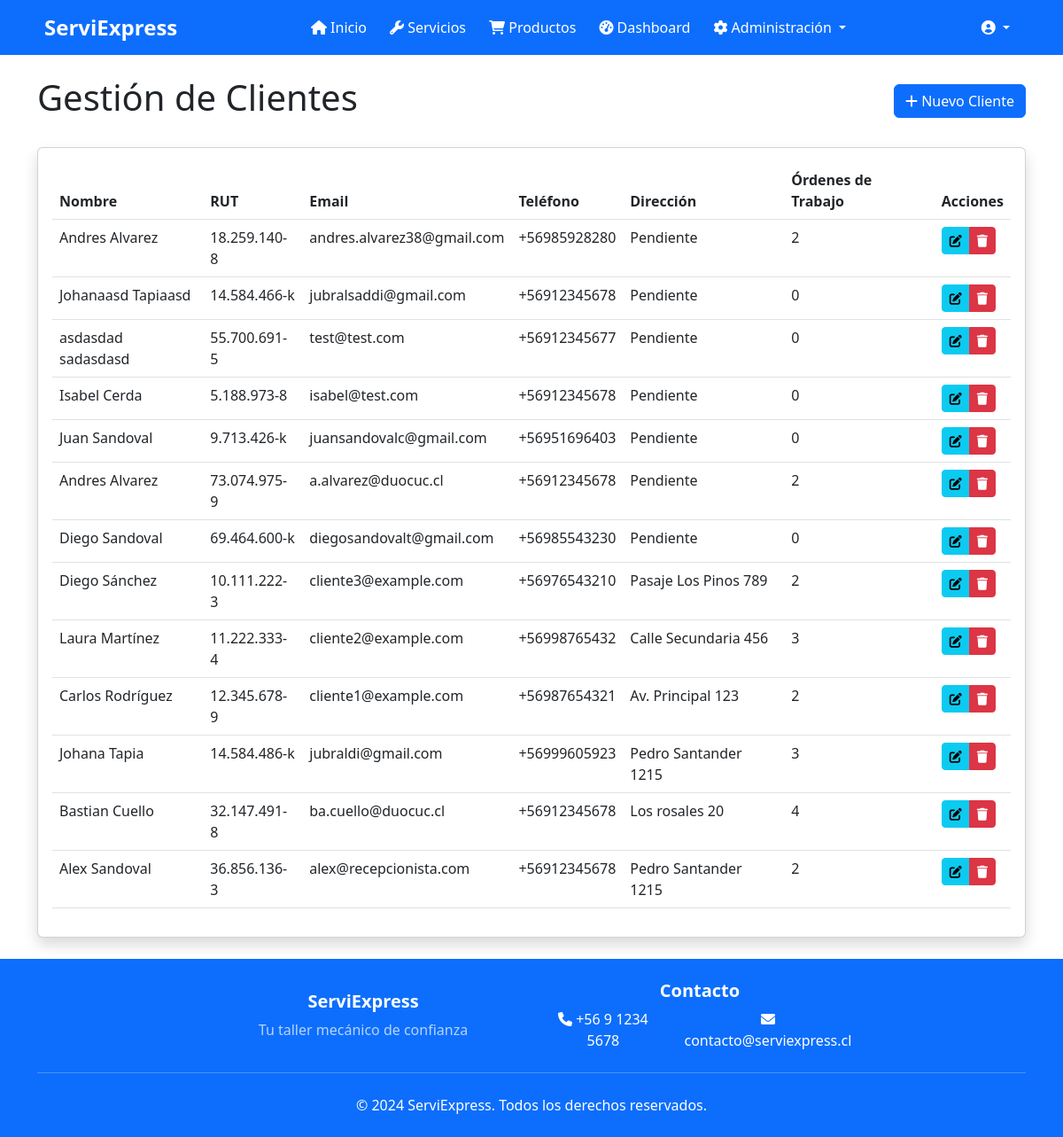
The page /management/clients/ (signed in) on the database as committed earlier.
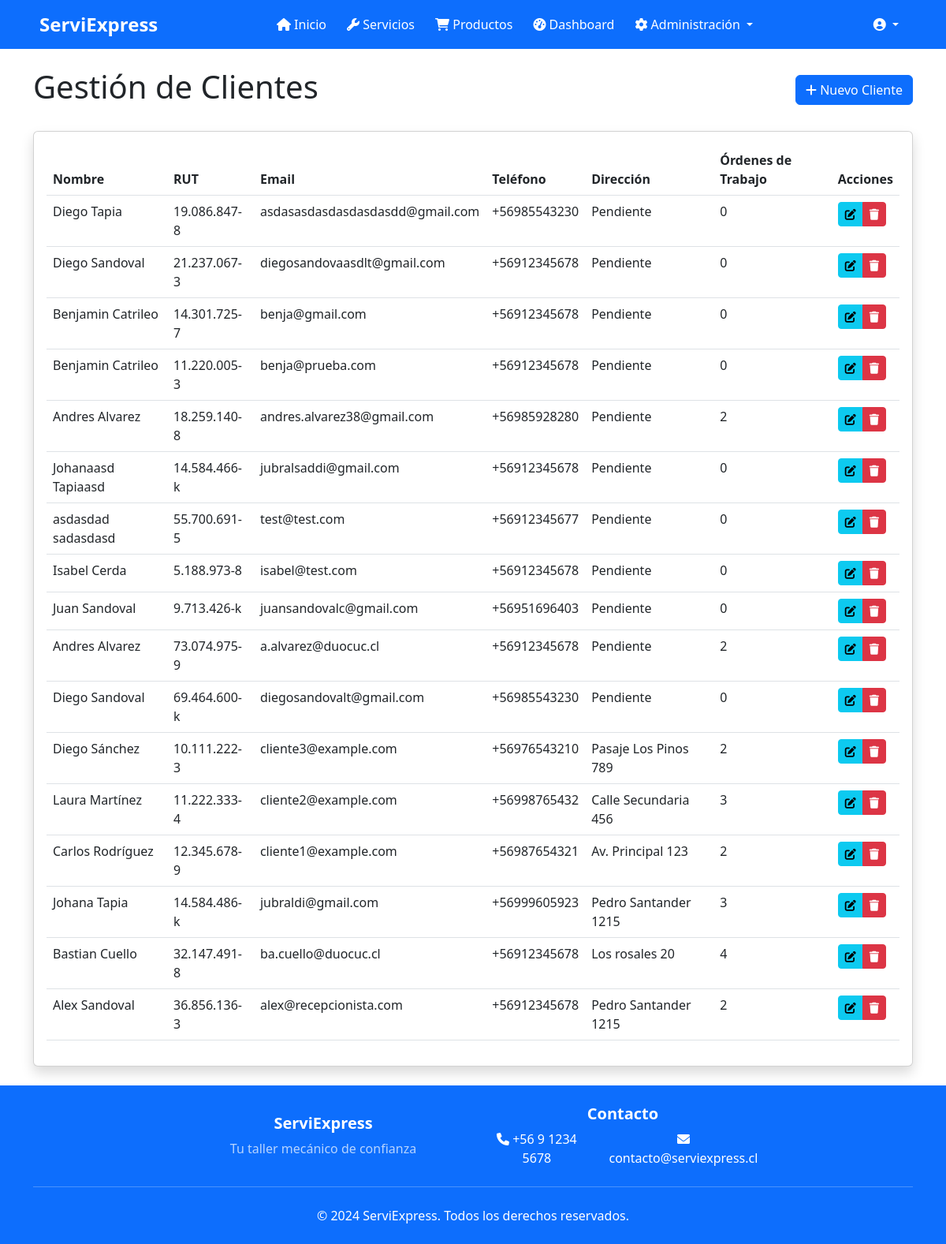
The same page on the database as committed later.
### workshop/models.py (models this page shows, shortened)
class Client(models.Model):
    user = models.OneToOneField(
        User,
        on_delete=models.CASCADE,
        related_name='client'
    )
    rut = models.CharField(
        max_length=12,
        unique=True,
        validators=[
            RegexValidator(
                regex=r'^\d{1,2}\.\d{3}\.\d{3}[-][0-9kK]{1}$',
                message='Formato de RUT inválido. Debe ser XX.XXX.XXX-X'
            )
        ],
        verbose_name='RUT',
        help_text='Formato: XX.XXX.XXX-X'
    )
    phone = models.CharField(
        max_length=15,
        validators=[validate_phone_number],
        verbose_name='Teléfono',
        help_text='Formato: +56 9 XXXX XXXX'
    )
    address = models.CharField(
        max_length=200,
        verbose_name='Dirección',
        help_text='Ingrese la dirección completa'
    )
    created_at = models.DateTimeField(
        auto_now_add=True,
        verbose_name='Fecha de registro'
    )
    updated_at = models.DateTimeField(
        auto_now=True,
        verbose_name='Última actualización'
    )
    class Meta:
        verbose_name = 'Cliente'
        verbose_name_plural = 'Clientes'
        ordering = ['-created_at']

### workshop/views/client_views.py (the view)
# urls.py: path('management/clients/', client_views.client_list, name='client_list'),
@login_required
@client_management_required
def client_list(request):
    clients = Client.objects.all().order_by('-created_at')
    return render(request, 'workshop/admin/client_list.html', {
        'clients': clients
    })

### templates/workshop/admin/client_list.html (shortened to what this page needs)
{% extends 'base.html' %}
{% block content %}
<div class="container py-4">
    <div class="d-flex justify-content-between align-items-center mb-4">
        <h1>Gestión de Clientes</h1>
        <a href="{% url 'client_add' %}" class="btn btn-primary">
            <i class="fas fa-plus"></i> Nuevo Cliente
        </a>
    </div>
    <div class="card shadow">
        <div class="card-body">
            <div class="table-responsive">
                <table class="table table-hover">
                    <thead>
                        <tr>
                            <th>Nombre</th>
                            <th>RUT</th>
                            <th>Email</th>
                            <th>Teléfono</th>
                            <th>Dirección</th>
                            <th>Órdenes de Trabajo</th>
                            <th>Acciones</th>
                        </tr>
                    </thead>
                    <tbody>
                        {% for client in clients %}
                            <tr>
                                <td>{{ client.user.get_full_name }}</td>
                                <td>{{ client.rut }}</td>
                                <td>{{ client.user.email }}</td>
                                <td>{{ client.phone }}</td>
                                <td>{{ client.address }}</td>
                                <td>{{ client.workorder_set.count }}</td>
                                <td>
                                    <div class="btn-group">
                                        <a href="{% url 'client_edit' client.id %}" class="btn btn-sm btn-info" title="Editar">
                                            <i class="fas fa-edit"></i>
                                        </a>
                                        <a href="{% url 'client_delete' client.id %}" class="btn btn-sm btn-danger" title="Eliminar">
                                            <i class="fas fa-trash"></i>
                                        </a>
                                    </div>
                                </td>
                            </tr>
                        {% endfor %}
                    </tbody>
                </table>
            </div>
        </div>
    </div>
</div>
{% endblock %}

### templates/base.html (shortened to what this page needs)
<!DOCTYPE html>
<html lang="es">
<head>
    <link href="https://cdn.jsdelivr.net/npm/bootstrap@5.3.0/dist/css/bootstrap.min.css" rel="stylesheet">
    <link rel="stylesheet" href="https://cdnjs.cloudflare.com/ajax/libs/font-awesome/6.0.0/css/all.min.css">
</head>
<body>
    <header class="header-main">
        <nav class="navbar navbar-expand-lg navbar-dark">
            <div class="container">
                <a class="navbar-brand d-flex align-items-center" href="{% url 'home' %}">
                    <span>ServiExpress</span>
                </a>
                <div class="collapse navbar-collapse justify-content-between" id="navbarNav">
                    <ul class="navbar-nav mx-auto">
                        <li class="nav-item">
                            <a class="nav-link" href="{% url 'home' %}">
                                <i class="fas fa-home"></i> Inicio
                            </a>
                        </li>
                        <li class="nav-item">
                            <a class="nav-link" href="{% url 'service_list_public' %}">
                                <i class="fas fa-wrench"></i> Servicios
                            </a>
                        </li>
                        <li class="nav-item">
                            <a class="nav-link" href="{% url 'product_list_public' %}">
                                <i class="fas fa-shopping-cart"></i> Productos
                            </a>
                        </li>
                        {% if user.is_authenticated %}
                            <li class="nav-item">
                                <a class="nav-link" href="{% url 'dashboard' %}">
                                    <i class="fas fa-tachometer-alt"></i> Dashboard
                                </a>
                            </li>
                            {% if user.is_superuser or user.userprofile.role == 'admin' %}
                                <li class="nav-item dropdown">
                                    <a class="nav-link dropdown-toggle" href="#" id="adminDropdown" role="button" data-bs-toggle="dropdown">
                                        <i class="fas fa-cog"></i> Administración
                                    </a>
                                </li>
                            {% endif %}
                        {% endif %}
                    </ul>
                    <ul class="navbar-nav">
                        {% if user.is_authenticated %}
                            <li class="nav-item dropdown">
                                <a class="nav-link dropdown-toggle" href="#" role="button" data-bs-toggle="dropdown">
                                    <i class="fas fa-user-circle"></i> {{ user.get_full_name }}
                                </a>
                            </li>
                        {% else %}
                            <li class="nav-item">
                                <a class="nav-link" href="{% url 'login' %}">
                                    <i class="fas fa-sign-in-alt"></i> Iniciar Sesión
                                </a>
                            </li>
                        {% endif %}
                    </ul>
                </div>
            </div>
        </nav>
    </header>
    <main class="flex-grow-1">
        {% block content %}{% endblock %}
    </main>
    <footer class="footer py-4">
    <div class="container">
        <div class="row align-items-center">
            <div class="col-md-4 d-flex justify-content-center">
                <div class="text-center">
                    <h5>ServiExpress</h5>
                    <p class="text-muted mb-0">Tu taller mecánico de confianza</p>
                </div>
            </div>
            <div class="col-md-4 d-flex justify-content-center">
                <div class="text-center">
                    <h5>Contacto</h5>
                    <div class="d-flex gap-3 justify-content-center">
                        <span><i class="fas fa-phone"></i> +56 9 1234 5678</span>
                        <span><i class="fas fa-envelope"></i> contacto@serviexpress.cl</span>
                    </div>
                </div>
            </div>
        </div>
        <hr class="bg-white my-4">
        <div class="text-center">
            <span class="text-white">© 2024 ServiExpress. Todos los derechos reservados.</span>
        </div>
    </div>
</footer>
</body>
</html>

### templates/base.html (style rules this page uses)
body { display: flex; flex-direction: column; min-height: 100vh; margin: 0; }
main { flex: 1; }
.header-main .navbar { background-color: #0d6efd; }
.header-main .navbar-brand { font-size: 1.5rem; font-weight: bold; }
.header-main .nav-link { color: white !important; font-size: 1rem; margin-right: 10px; }
.footer { background-color: #0d6efd; color: white; }
.footer h5 { font-weight: bold; color: white; }
.footer p { margin: 0; }
.footer .text-muted { color: rgba(255, 255, 255, 0.7) !important; }
.footer hr { border-top: 1px solid rgba(255, 255, 255, 0.25); }
.footer .d-flex { display: flex; justify-content: center; }
.footer .row { justify-content: center; }
.footer .text-center { text-align: center; }
.footer .gap-3 { gap: 10px; }

Rows that differ between the two databases and show on the page:
added Client: user.get_full_name "Diego Tapia", rut "19.086.847-8", user.email "asdasasdasdasdasdasdd@gmail.com", phone "+56985543230", address "Pendiente", workorder_set.count "0"
added Client: user.get_full_name "Diego Sandoval", rut "21.237.067-3", user.email "diegosandovaasdlt@gmail.com", phone "+56912345678", address "Pendiente", workorder_set.count "0"
added Client: user.get_full_name "Benjamin Catrileo", rut "14.301.725-7", user.email "benja@gmail.com", phone "+56912345678", address "Pendiente", workorder_set.count "0"
added Client: user.get_full_name "Benjamin Catrileo", rut "11.220.005-3", user.email "benja@prueba.com", phone "+56912345678", address "Pendiente", workorder_set.count "0"
